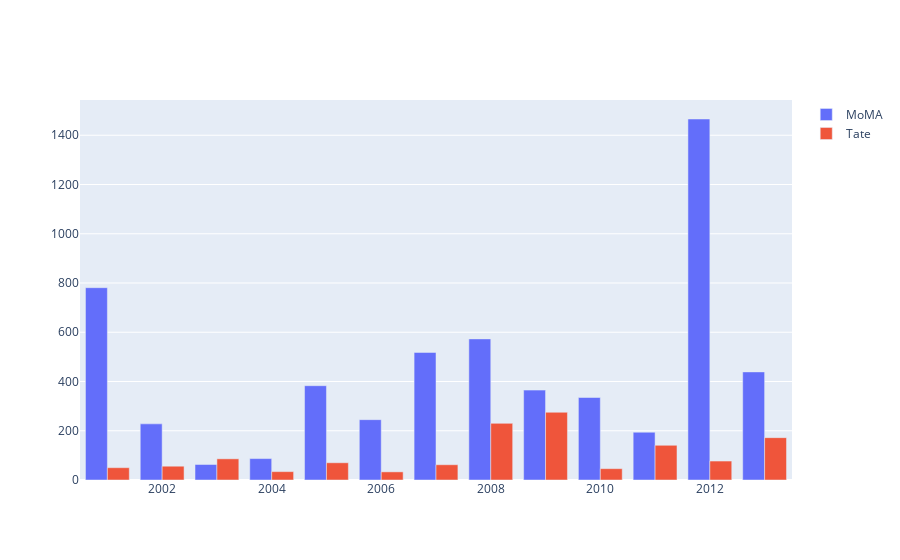

The notebook cell saved with this chart:
### Markdown cell above
When comparing the distribution of male and female artist

### Code cell
acquisitionYear = pd.DataFrame(tate_country[tate_country['European?'] == 'False'].groupby('acquisitionYear')['European?'].value_counts())
acquisitionYear['count'] = acquisitionYear['European?']
acquisitionYear.drop(columns = ['European?'], inplace = True)
acquisitionYear = acquisitionYear.reset_index()
acquisitionYear = acquisitionYear[acquisitionYear['acquisitionYear']>2000]
acquisitionYear['acquisitionYear'] = acquisitionYear['acquisitionYear'].astype(int)

moma_before_2013['acquisitionYear'] = moma_before_2013['Acquisition Date'].dt.year
acquisitionYear1 = pd.DataFrame(moma_before_2013[moma_before_2013['European?'] == 'False'].groupby('acquisitionYear')['European?'].value_counts())
acquisitionYear1['count'] = acquisitionYear1['European?']
acquisitionYear1.drop(columns = ['European?'], inplace = True)
acquisitionYear1 = acquisitionYear1.reset_index()
acquisitionYear1 = acquisitionYear1[acquisitionYear1['acquisitionYear']>2000]

fig = go.Figure(data=[
    go.Bar(name='MoMA', x=acquisitionYear1['acquisitionYear'], y=acquisitionYear1['count']),
    go.Bar(name='Tate', x=acquisitionYear['acquisitionYear'], y=acquisitionYear['count'])
])

fig.update_layout(barmode='group')
fig.show()



#need to fix MoMA date to include 2013

### Figure 1 — Plotly figure (JSON) as saved in the notebook; plotly's stock layout.template omitted (floating-point values rounded to 4 significant figures)
{"data": [{"name": "MoMA", "type": "bar", "x": [2001, 2002, 2003, 2004, 2005, 2006, 2007, 2008, 2009, 2010, 2011, 2012, 2013], "y": [781, 228, 63, 87, 383, 245, 518, 573, 365, 335, 194, 1466, 439]}, {"name": "Tate", "type": "bar", "x": [2001, 2002, 2003, 2004, 2005, 2006, 2007, 2008, 2009, 2010, 2011, 2012, 2013], "y": [50, 56, 86, 34, 70, 33, 62, 230, 275, 46, 141, 77, 172]}], "layout": {"barmode": "group"}}
